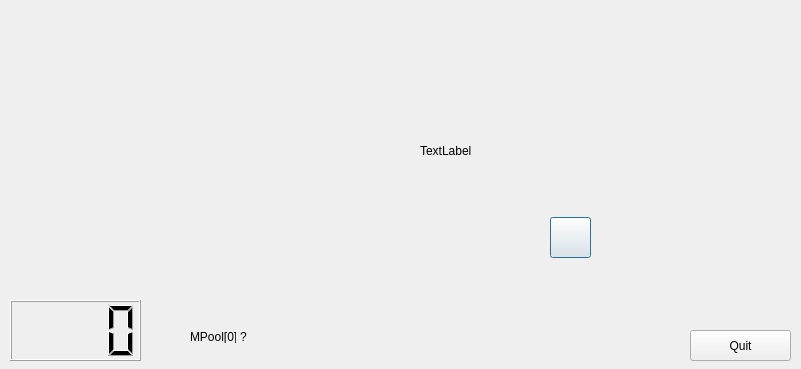
<?xml version="1.0" encoding="UTF-8"?>
<ui version="4.0">
 <class>Gui</class>
 <widget class="QDialog" name="Gui">
  <property name="geometry">
   <rect>
    <x>0</x>
    <y>0</y>
    <width>801</width>
    <height>369</height>
   </rect>
  </property>
  <property name="sizePolicy">
   <sizepolicy hsizetype="Fixed" vsizetype="Fixed">
    <horstretch>0</horstretch>
    <verstretch>0</verstretch>
   </sizepolicy>
  </property>
  <property name="windowTitle">
   <string>&quot;Fly 'n' Shoot&quot; game on EK-LM3S811</string>
  </property>
  <property name="windowIcon">
   <iconset>
    <normaloff>res/qp.ico</normaloff>res/qp.ico</iconset>
  </property>
  <widget class="QLabel" name="m_background">
   <property name="geometry">
    <rect>
     <x>0</x>
     <y>10</y>
     <width>791</width>
     <height>291</height>
    </rect>
   </property>
   <property name="text">
    <string/>
   </property>
   <property name="pixmap">
    <pixmap resource="gui.qrc">:/res/EK-LM3S811.png</pixmap>
   </property>
  </widget>
  <widget class="QPushButton" name="m_button">
   <property name="geometry">
    <rect>
     <x>550</x>
     <y>217</y>
     <width>41</width>
     <height>41</height>
    </rect>
   </property>
   <property name="cursor">
    <cursorShape>PointingHandCursor</cursorShape>
   </property>
   <property name="autoFillBackground">
    <bool>false</bool>
   </property>
   <property name="text">
    <string/>
   </property>
   <property name="icon">
    <iconset resource="gui.qrc">
     <normaloff>:/res/EK-BTN_UP.png</normaloff>:/res/EK-BTN_UP.png</iconset>
   </property>
   <property name="iconSize">
    <size>
     <width>43</width>
     <height>45</height>
    </size>
   </property>
  </widget>
  <widget class="QPushButton" name="m_quit">
   <property name="geometry">
    <rect>
     <x>690</x>
     <y>330</y>
     <width>101</width>
     <height>31</height>
    </rect>
   </property>
   <property name="text">
    <string>Quit</string>
   </property>
  </widget>
  <widget class="QLCDNumber" name="m_score">
   <property name="geometry">
    <rect>
     <x>10</x>
     <y>300</y>
     <width>131</width>
     <height>61</height>
    </rect>
   </property>
   <property name="numDigits">
    <number>4</number>
   </property>
  </widget>
  <widget class="PixelLabel" name="m_display">
   <property name="geometry">
    <rect>
     <x>420</x>
     <y>135</y>
     <width>192</width>
     <height>32</height>
    </rect>
   </property>
   <property name="text">
    <string>TextLabel</string>
   </property>
  </widget>
  <widget class="QLabel" name="m_LED">
   <property name="geometry">
    <rect>
     <x>611</x>
     <y>55</y>
     <width>29</width>
     <height>30</height>
    </rect>
   </property>
   <property name="text">
    <string/>
   </property>
   <property name="pixmap">
    <pixmap>res/LED_OFF.png</pixmap>
   </property>
  </widget>
  <widget class="QLabel" name="label">
   <property name="geometry">
    <rect>
     <x>190</x>
     <y>330</y>
     <width>46</width>
     <height>13</height>
    </rect>
   </property>
   <property name="text">
    <string>MPool[0]:</string>
   </property>
  </widget>
  <widget class="QLabel" name="m_epoolLabel">
   <property name="geometry">
    <rect>
     <x>240</x>
     <y>330</y>
     <width>46</width>
     <height>13</height>
    </rect>
   </property>
   <property name="text">
    <string>?</string>
   </property>
  </widget>
 </widget>
 <customwidgets>
  <customwidget>
   <class>PixelLabel</class>
   <extends>QLabel</extends>
   <header>pixellabel.h</header>
  </customwidget>
 </customwidgets>
 <tabstops>
  <tabstop>m_button</tabstop>
  <tabstop>m_quit</tabstop>
 </tabstops>
 <resources>
  <include location="gui.qrc"/>
 </resources>
 <connections>
  <connection>
   <sender>m_quit</sender>
   <signal>clicked()</signal>
   <receiver>Gui</receiver>
   <slot>onQuit()</slot>
   <hints>
    <hint type="sourcelabel">
     <x>725</x>
     <y>341</y>
    </hint>
    <hint type="destinationlabel">
     <x>571</x>
     <y>315</y>
    </hint>
   </hints>
  </connection>
  <connection>
   <sender>m_button</sender>
   <signal>pressed()</signal>
   <receiver>Gui</receiver>
   <slot>onBtnPressed()</slot>
   <hints>
    <hint type="sourcelabel">
     <x>569</x>
     <y>236</y>
    </hint>
    <hint type="destinationlabel">
     <x>447</x>
     <y>318</y>
    </hint>
   </hints>
  </connection>
  <connection>
   <sender>m_button</sender>
   <signal>released()</signal>
   <receiver>Gui</receiver>
   <slot>onBtnReleased()</slot>
   <hints>
    <hint type="sourcelabel">
     <x>585</x>
     <y>248</y>
    </hint>
    <hint type="destinationlabel">
     <x>343</x>
     <y>335</y>
    </hint>
   </hints>
  </connection>
  <connection>
   <sender>Gui</sender>
   <signal>finished(int)</signal>
   <receiver>Gui</receiver>
   <slot>onQuit()</slot>
   <hints>
    <hint type="sourcelabel">
     <x>196</x>
     <y>356</y>
    </hint>
    <hint type="destinationlabel">
     <x>193</x>
     <y>324</y>
    </hint>
   </hints>
  </connection>
 </connections>
 <slots>
  <slot>onBtnPressed()</slot>
  <slot>onBtnReleased()</slot>
  <slot>onQuit()</slot>
 </slots>
</ui>
